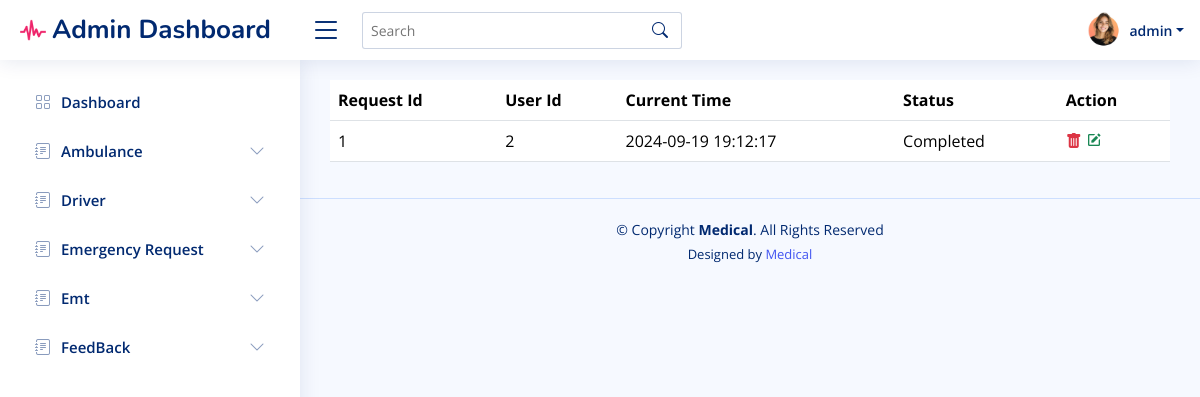
Page /rapid_rescue/admin/view_request.php (signed in) on the committed database.
### tables this page shows
CREATE TABLE `emergencyrequests` (
  `request_id` int(11) NOT NULL,
  `user_id` int(11) DEFAULT NULL,
  `request_time` datetime DEFAULT current_timestamp(),
  `status` varchar(50) DEFAULT 'Completed'
);

### rapid_rescue/admin/view_request.php (the view, shortened to what this page needs)
<?php include "header.php"; ?>
<?php
include "config.php";
$sql = "SELECT * FROM emergencyrequests";
$res = mysqli_query($conn, $sql);
?>
<table class="table">
  <thead>
    <tr>
      <th scope="col">Request Id</th>
      <th scope="col">User Id</th>
      <th scope="col">Current Time</th>
      <th scope="col">Status</th>
      <th scope="col">Action</th>
    </tr>
  </thead>
  <tbody>
    <?php
    while ($data = mysqli_fetch_array($res)) {
    ?>
      <tr>
        <td><?php echo $data['request_id'] ?></td>
        <td><?php echo $data['user_id'] ?></td>
        <td><?php echo $data['request_time'] ?></td>
        <td><?php echo $data['status'] ?></td>
        <td>
          <a href="function.php?id=<?php echo $data['request_id'] ?>&status=<?php echo $data['status'] ?>"> <i class="bi bi-trash-fill text-danger"></i></a>
          <a href="update_request.php?id=<?php echo $data['request_id'] ?>"><i class="bx bxs-edit text-success"></i></a>
        </td>
      </tr>
    <?php
    }
    ?>
  </tbody>
</table>
<?php include "footer.php"; ?>

### rapid_rescue/admin/assets/css/style.css (style rules this page uses)
:root { scroll-behavior: smooth; }
body { font-family: "Open Sans", sans-serif; background: #f6f9ff; color: #444444; }
a { color: #4154f1; text-decoration: none; }

### rows in the picture
emergencyrequests: request_id "1", user "2", request_time "2024-09-19 19:12:17", status "Completed"

### other values in the picture
$_SESSION['username'] "admin"
